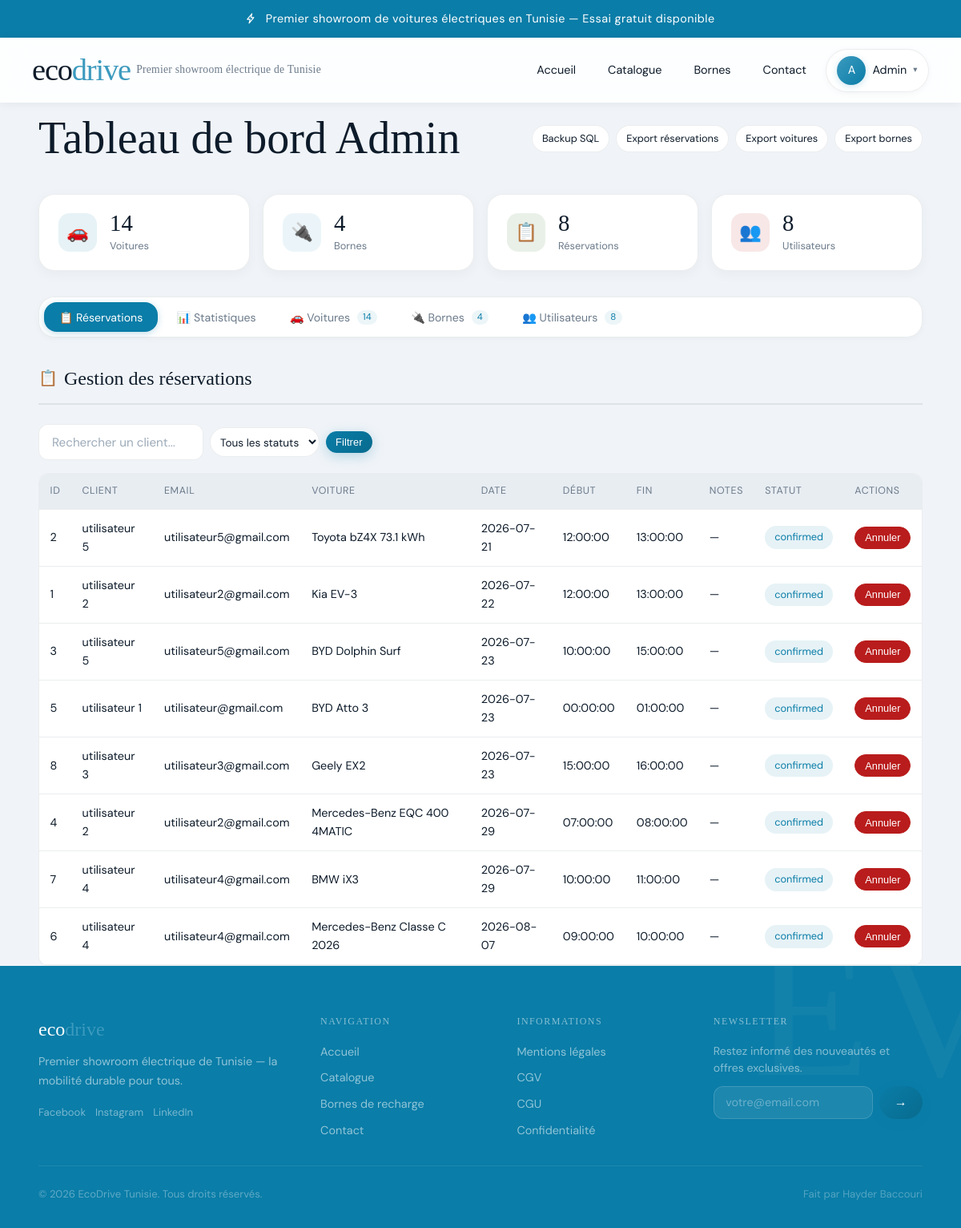
Page /php/admin.php (signed in) on the committed database.
### tables this page shows
CREATE TABLE `reservation` (
  `id_reservation` int(10) unsigned NOT NULL AUTO_INCREMENT,
  `utilisateur_id` int(10) unsigned NOT NULL,
  `voiture_id` int(10) unsigned NOT NULL,
  `date_essai` date NOT NULL,
  `heure_debut` time NOT NULL,
  `heure_fin` time NOT NULL,
  `statut` enum('pending','confirmed','cancelled') NOT NULL DEFAULT 'pending',
  `notes` text DEFAULT NULL,
  `created_at` datetime NOT NULL DEFAULT current_timestamp(),
  PRIMARY KEY (`id_reservation`),
  KEY `fk_reservation_utilisateur` (`utilisateur_id`),
  KEY `fk_reservation_voiture` (`voiture_id`),
  CONSTRAINT `fk_reservation_utilisateur` FOREIGN KEY (`utilisateur_id`) REFERENCES `utilisateur` (`id_utilisateur`) ON DELETE CASCADE,
  CONSTRAINT `fk_reservation_voiture` FOREIGN KEY (`voiture_id`) REFERENCES `voiture` (`id_voiture`) ON DELETE CASCADE
);

CREATE TABLE `utilisateur` (
  `id_utilisateur` int(10) unsigned NOT NULL AUTO_INCREMENT,
  `nom` varchar(255) NOT NULL,
  `email` varchar(255) NOT NULL,
  `telephone` varchar(20) DEFAULT NULL,
  `mot_de_passe` varchar(255) NOT NULL,
  `role` enum('client','admin') NOT NULL DEFAULT 'client',
  `created_at` datetime NOT NULL DEFAULT current_timestamp(),
  `reset_token` varchar(64) DEFAULT NULL,
  `reset_expires` datetime DEFAULT NULL,
  PRIMARY KEY (`id_utilisateur`),
  UNIQUE KEY `uniq_email` (`email`)
);

CREATE TABLE `voiture` (
  `id_voiture` int(10) unsigned NOT NULL AUTO_INCREMENT,
  `marque` varchar(100) NOT NULL,
  `modele` varchar(100) NOT NULL,
  `annee` year(4) NOT NULL,
  `prix` double NOT NULL DEFAULT 0,
  `description` text DEFAULT NULL,
  `image` varchar(255) DEFAULT NULL,
  `details_page` varchar(255) DEFAULT NULL,
  `created_at` datetime NOT NULL DEFAULT current_timestamp(),
  `is_featured` tinyint(1) NOT NULL DEFAULT 0,
  `battery_kwh` decimal(5,1) DEFAULT NULL,
  `horsepower` int(11) DEFAULT NULL,
  `range_km` int(11) DEFAULT NULL,
  PRIMARY KEY (`id_voiture`)
);

### php/admin.php (the view, shortened to what this page needs)
<?php
include 'bootstrap.php';
$pageRes = max(1, (int)($_GET['page_reservations'] ?? 1));
$limitRes = 10;
$offsetRes = ($pageRes - 1) * $limitRes;
$where = [];
$params = [];
$whereSQL = $where ? 'WHERE ' . implode(' AND ', $where) : '';
$resParams = array_merge($params, [$limitRes, $offsetRes]);
$resStmt = $conn->prepare("SELECT r.id_reservation, u.nom AS client, u.email, v.marque, v.modele, r.date_essai, r.heure_debut, r.heure_fin, r.statut, r.notes
                              FROM reservation r
                              JOIN utilisateur u ON r.utilisateur_id=u.id_utilisateur
                              JOIN voiture v ON r.voiture_id=v.id_voiture
                              $whereSQL
                              ORDER BY r.date_essai ASC
                              LIMIT ? OFFSET ?");
$resStmt->execute($resParams);
$reservations = $resStmt->get_result()->fetch_all(MYSQLI_ASSOC);
$pendingCount = $conn->query("SELECT COUNT(*) AS cnt FROM reservation WHERE statut='pending'")->fetch_assoc()['cnt'] ?? 0;
$totalVoitures = $conn->query("SELECT COUNT(*) AS cnt FROM voiture")->fetch_assoc()['cnt'] ?? 0;
$totalBornes = $conn->query("SELECT COUNT(*) AS cnt FROM borne")->fetch_assoc()['cnt'] ?? 0;
$totalReservations = $conn->query("SELECT COUNT(*) AS cnt FROM reservation")->fetch_assoc()['cnt'] ?? 0;
$totalUsers = $conn->query("SELECT COUNT(*) AS cnt FROM utilisateur")->fetch_assoc()['cnt'] ?? 0;
?>
<!DOCTYPE html>
<html lang="fr">
<head>
  <link rel="stylesheet" href="../css/style.css?v=<?= CACHE_VERSION ?>">
</head>
<body>
<?php $asset_base = '../'; include __DIR__ . '/partials/header.php'; ?>
  <main class="main-wrap page-fade-in">
    <div class="admin-header">
      <h1>Tableau de bord Admin<?php if ($pendingCount > 0): ?> <span class="badge-pending"><?= (int)$pendingCount ?> en attente</span><?php endif; ?></h1>
      <div class="export-bar">
        <a href="export.php?type=backup" class="btn btn-sm btn-ghost">Backup SQL</a>
        <a href="export.php?type=reservations" class="btn btn-sm btn-ghost">Export réservations</a>
        <a href="export.php?type=voitures" class="btn btn-sm btn-ghost">Export voitures</a>
        <a href="export.php?type=bornes" class="btn btn-sm btn-ghost">Export bornes</a>
      </div>
    </div>
  <div class="admin-stats">
    <div class="admin-stat">
      <div class="admin-stat-icon blue">🚗</div>
      <div class="admin-stat-text">
        <div class="admin-stat-value"><?= (int)$totalVoitures ?></div>
        <div class="admin-stat-label">Voitures</div>
      </div>
    </div>
    <div class="admin-stat">
      <div class="admin-stat-icon accent">🔌</div>
      <div class="admin-stat-text">
        <div class="admin-stat-value"><?= (int)$totalBornes ?></div>
        <div class="admin-stat-label">Bornes</div>
      </div>
    </div>
    <div class="admin-stat">
      <div class="admin-stat-icon green">📋</div>
      <div class="admin-stat-text">
        <div class="admin-stat-value"><?= (int)$totalReservations ?></div>
        <div class="admin-stat-label">Réservations</div>
      </div>
    </div>
    <div class="admin-stat">
      <div class="admin-stat-icon danger">👥</div>
      <div class="admin-stat-text">
        <div class="admin-stat-value"><?= (int)$totalUsers ?></div>
        <div class="admin-stat-label">Utilisateurs</div>
      </div>
    </div>
  </div>
  <nav class="admin-tabs">
    <button class="admin-tab-btn active" data-tab="reservations">📋 Réservations<?php if ($pendingCount > 0): ?><span class="tab-count"><?= (int)$pendingCount ?></span><?php endif; ?></button>
    <button class="admin-tab-btn" data-tab="stats">📊 Statistiques</button>
    <button class="admin-tab-btn" data-tab="voitures">🚗 Voitures <span class="tab-count"><?= (int)$totalVoitures ?></span></button>
    <button class="admin-tab-btn" data-tab="bornes">🔌 Bornes <span class="tab-count"><?= (int)$totalBornes ?></span></button>
    <button class="admin-tab-btn" data-tab="users">👥 Utilisateurs <span class="tab-count"><?= (int)$totalUsers ?></span></button>
  </nav>
  <div id="tab-reservations" class="admin-tab-section active">
  <h2 class="admin-section-title"><span>📋</span> Gestion des réservations</h2>
  <div class="filter-bar">
    <form method="get" class="form-actions">
      <input type="text" name="search" placeholder="Rechercher un client..." value="<?= htmlspecialchars($_GET['search'] ?? '') ?>" class="filter-input">
      <select name="filter_status" class="filter-input">
        <option value="">Tous les statuts</option>
      </select>
      <button type="submit" class="btn-primary btn-sm">Filtrer</button>
    </form>
  </div>
  <div class="table-wrap">
  <table>
    <tr><th>ID</th><th>Client</th><th>Email</th><th>Voiture</th><th>Date</th><th>Début</th><th>Fin</th><th>Notes</th><th>Statut</th><th>Actions</th></tr>
    <?php foreach ($reservations as $r): ?>
    <tr>
      <td data-label="ID"><?= (int)$r['id_reservation'] ?></td>
      <td data-label="Client"><?= htmlspecialchars($r['client']) ?></td>
      <td data-label="Email"><?= htmlspecialchars($r['email']) ?></td>
      <td data-label="Voiture"><?= htmlspecialchars($r['marque'] . ' ' . $r['modele']) ?></td>
      <td data-label="Date"><?= htmlspecialchars($r['date_essai']) ?></td>
      <td data-label="Début"><?= htmlspecialchars($r['heure_debut']) ?></td>
      <td data-label="Fin"><?= htmlspecialchars($r['heure_fin']) ?></td>
      <td data-label="Notes"><?= htmlspecialchars($r['notes'] ?? '') ?: '—' ?></td>
      <td data-label="Statut"><span class="statut-<?= htmlspecialchars($r['statut']) ?>"><?= htmlspecialchars($r['statut']) ?></span></td>
      <td data-label="Actions">
        <?php if ($r['statut'] !== 'cancelled'): ?>
        <form method="POST" class="form-inline">
          <button type="submit" class="btn btn-sm btn-danger" onclick="return confirm('Annuler cette réservation ?')">Annuler</button>
        </form>
        <?php endif; ?>
      </td>
    </tr>
    <?php endforeach; ?>
  </table>
  </div>
  </div>
  </main>
<?php include __DIR__ . '/partials/footer.php'; ?>

### rows in the picture
reservation: id_reservation "2", utilisateur.nom "utilisateur 5", utilisateur.email "utilisateur5@gmail.com", voiture.modele "Toyota bZ4X 73.1 kWh", date_essai "2026-07-21", heure_debut "12:00:00", heure_fin "13:00:00", notes "—", statut "confirmed"
reservation: id_reservation "1", utilisateur.nom "utilisateur 2", utilisateur.email "utilisateur2@gmail.com", voiture.modele "Kia EV-3", date_essai "2026-07-22", heure_debut "12:00:00", heure_fin "13:00:00", notes "—", statut "confirmed"
reservation: id_reservation "3", utilisateur.nom "utilisateur 5", utilisateur.email "utilisateur5@gmail.com", voiture.modele "BYD Dolphin Surf", date_essai "2026-07-23", heure_debut "10:00:00", heure_fin "15:00:00", notes "—", statut "confirmed"
reservation: id_reservation "5", utilisateur.nom "utilisateur 1", utilisateur.email "utilisateur@gmail.com", voiture.modele "BYD Atto 3", date_essai "2026-07-23", heure_debut "00:00:00", heure_fin "01:00:00", notes "—", statut "confirmed"
reservation: id_reservation "8", utilisateur.nom "utilisateur 3", utilisateur.email "utilisateur3@gmail.com", voiture.modele "Geely EX2", date_essai "2026-07-23", heure_debut "15:00:00", heure_fin "16:00:00", notes "—", statut "confirmed"
reservation: id_reservation "4", utilisateur.nom "utilisateur 2", utilisateur.email "utilisateur2@gmail.com", voiture.modele "Mercedes-Benz EQC 400 4MATIC", date_essai "2026-07-29", heure_debut "07:00:00", heure_fin "08:00:00", notes "—", statut "confirmed"
reservation: id_reservation "7", utilisateur.nom "utilisateur 4", utilisateur.email "utilisateur4@gmail.com", voiture.modele "BMW iX3", date_essai "2026-07-29", heure_debut "10:00:00", heure_fin "11:00:00", notes "—", statut "confirmed"
reservation: id_reservation "6", utilisateur.nom "utilisateur 4", utilisateur.email "utilisateur4@gmail.com", voiture.modele "Mercedes-Benz Classe C 2026", date_essai "2026-08-07", heure_debut "09:00:00", heure_fin "10:00:00", notes "—", statut "confirmed"

### other values in the picture
mb_strtoupper(mb_substr($prenom, 0, 1)) "A"
$prenom "Admin"
$totalVoitures "14"
$totalBornes "4"
$totalReservations "8"
$totalUsers "8"
